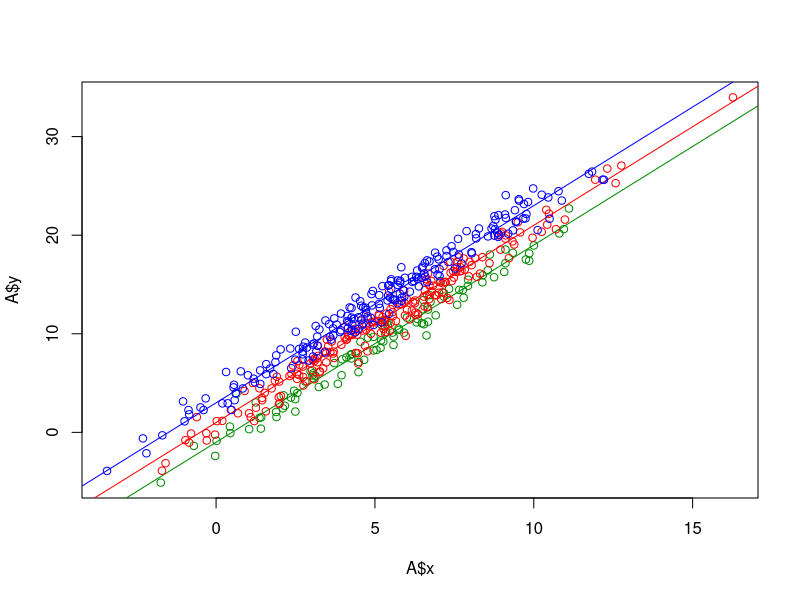
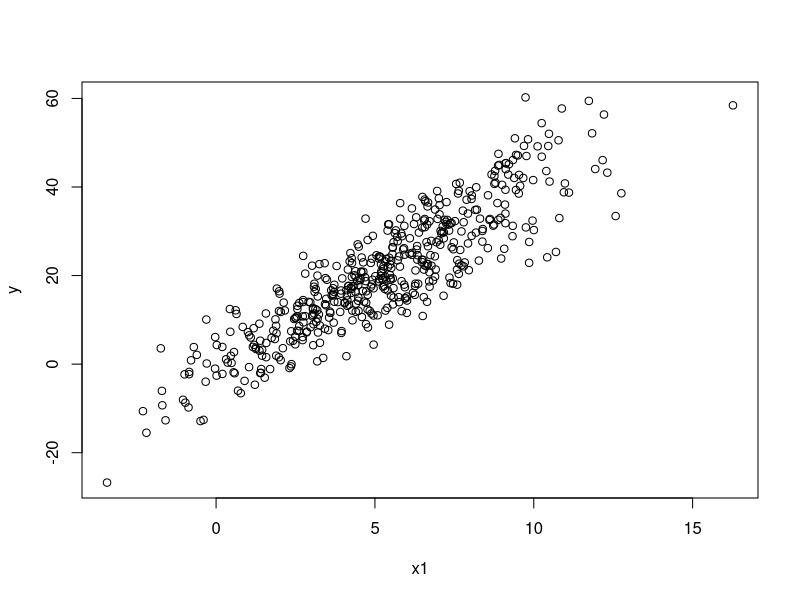
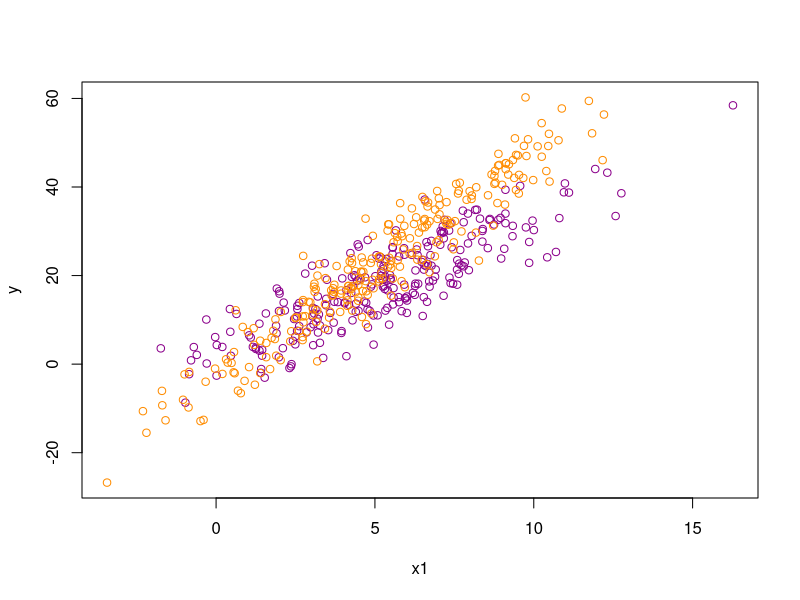
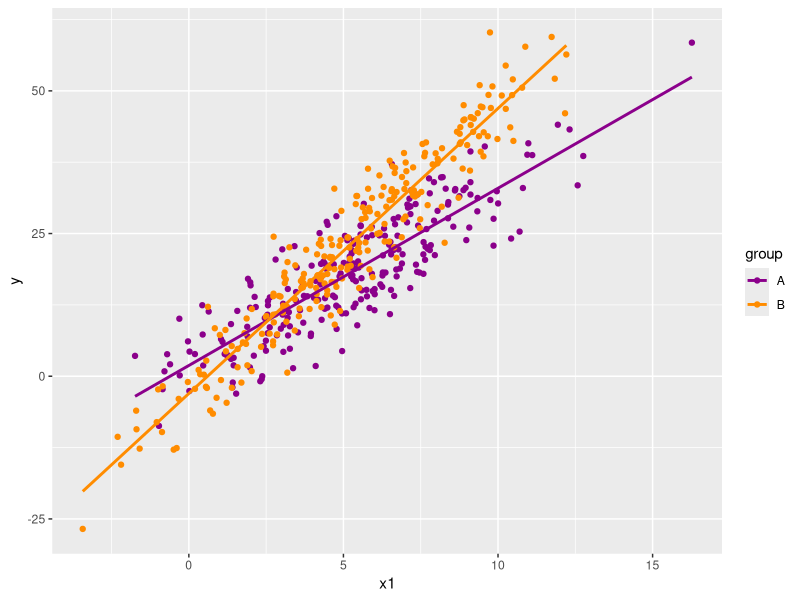
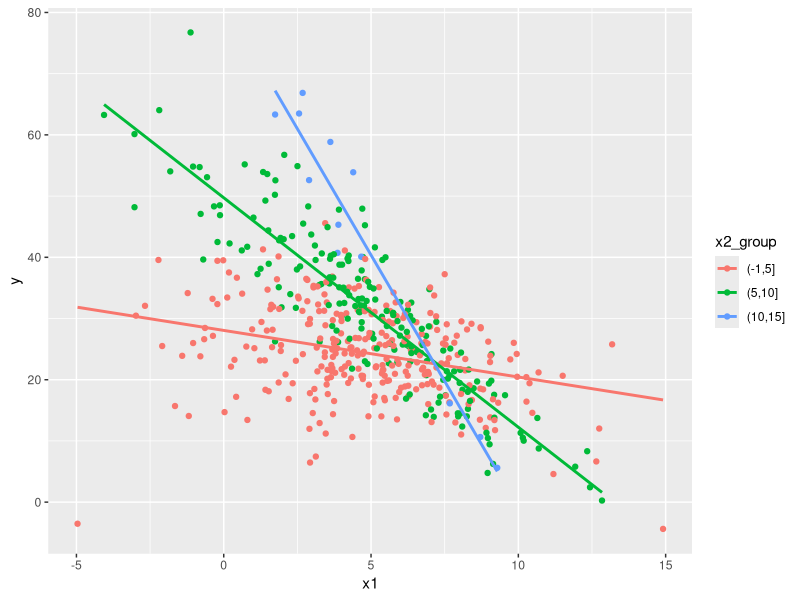

The R source for these figures, in order:
## ---- chunk 1
#| label: simulate multiple linear regression

set.seed(141)
x<- rnorm(500, mean = 5, sd = 3)
group <- c(
  rep("A", 100),
  rep("B", 200),
  rep("C", 200)
)

## Consistent slope in all 3 groups
beta1 <- 2
## Different intercepts in all 3 groups
betaA <- -1
betaB <- 1
betaC <- 3

# Build the true model (group == "?") = 1 or 0
y <- betaA * (group == "A") + # intercept if group is A
     betaB * (group == "B") + # intercept if group is B
     betaC * (group == "C") + # intercept if group is C
     beta1 * x +              # incorporate effect of x in the model
     rnorm(500)               # random epsilon ~ N(0, 1)

simdata_indicators <- data.frame(
  y = y,
  x = x,
  group = group
)

## ---- chunk 2
#| label: visualize simulation

# subset our data to each group
A <- simdata_indicators[which(simdata_indicators$group == "A"), ]
B <- simdata_indicators[which(simdata_indicators$group == "B"), ]
C <- simdata_indicators[which(simdata_indicators$group == "C"), ]

# get range of x & y
xrange <- range(simdata_indicators$x) # min & max
yrange <- range(simdata_indicators$y)

plot(A$x, A$y, xlim = xrange, ylim = yrange, col = "green4")
# group A in blue
abline(a = betaA, b = beta1, col ="green4")
points(B$x, B$y, col = "red")
abline(a = betaB, b = beta1, col = "red")
points(C$x, C$y, col = "blue")
abline(a = betaC, b = beta1, col = "blue")


## ---- chunk 3
#| label: indicator variable in model

lm_indicators <- lm(
  y ~ x + group,
  data = simdata_indicators
)

summary(lm_indicators)

## ---- chunk 4
#| label: use relevel

simdata_indicators$group <- simdata_indicators$group |>
  as.factor() |> # convert to a factor variable
  relevel(ref = "B")

## ---- chunk 5
#| label: compare coefficients

lm_refB <- lm(
  y ~ x + group,
  data = simdata_indicators
)

summary(lm_refB)

## ---- chunk 6
#| label: simulate multiple linear regression with interaction

set.seed(100)
x1 <- rnorm(500, mean = 5, sd = 3)   # simulate from Normal
x2 <- rpois(500, lambda = 5)   # simulate from Poison
epsilon <- rnorm(500, mean = 0, sd = 5)

beta0 <- 2 # intercept
beta1 <- 3 # slope for x1
beta2 <- 7 # slope for x2
# at this point, mu_Y = 2 +3(X1) + 7(x2)
beta3 <- -1

y <- beta0 + beta1 * x1 + beta2 * x2 + beta3 * x1 * x2 + epsilon


## ---- chunk 7
#| label: interaction effect model 1

simdata_interaction <- data.frame(
  x1 = x1,
  x2 = x2,
  y = y
)

#this is the actual analysis done in lab
lm_no_interaction <- lm(y ~ x1 + x2,                # no interaction effect
                        data = simdata_interaction)
summary(lm_no_interaction)

lm_interaction <- lm(y ~ x1 + x2 + x1:x2,           # includes interaction effect between x1 and x2
                        data = simdata_interaction)
summary(lm_interaction)

## ---- chunk 8
#| label: main and interaction effects

lm_interaction2 <- lm(
  y ~ x1 * x2, # include x1, x2, and their interaction
  data = simdata_interaction
)

summary(lm_interaction2)

## ---- chunk 9
#| label: simulated group interaction model

set.seed(141)

x1 <- rnorm(500, mean = 5, sd = 3)   # simulate from Normal
group <- c(rep("A", 250), rep("B", 250))

# true slope and intercept in group A
beta0A <- 2
beta1A <- 3

# true slope and intercept in group B
beta0B <- -3
beta1B <- 5

y <- numeric(500)    # empty vector of zeros

# Group A
y[1:250] <- beta0A + beta1A * x1[1:250] + epsilon[1:250]

# Group b
y[251:500] <- beta0B + beta1B * x1[251:500] + epsilon[251:500]

simdata_group_interaction <- data.frame(
  x1 = x1,
  group = group,
  y = y
)

## ---- chunk 10
#| label: plot without color

plot(y ~ x1, data = simdata_group_interaction)

## ---- chunk 11
#| label: plot with color

colors <- c(
  rep("magenta4", 250), # group A
  rep("darkorange", 250)   # group B
)

plot(y ~ x1, data = simdata_group_interaction, col = colors)

## ---- chunk 12
#| label: interaction plot with ggplot2
#| warning: false
#| message: false

library(ggplot2)
ggplot( # set up the axes
  data = simdata_group_interaction,
  mapping = aes( # which variables map to which features of the plot
    x = x1,            # means put x1 on y-axis
    y = y,             # means put y on y-axis
    color = group      # means put different groups in different colors
    )
) +                    # add to this plot
  geom_point() +       # add points
  scale_color_manual(  # change the colors
    values = c(A = "magenta4", B = "darkorange")
  ) +
  geom_smooth(method = "lm", se = FALSE)

## ---- chunk 13
#| label: group interaction model

lm_group_interaction <- lm(
  y ~ x1 * group, # main effects of x1 and group and their interactions
  data = simdata_group_interaction
)

summary(lm_group_interaction)

## ---- chunk 14
#| label: new reference level group interaction

simdata_group_interaction$group <- 
  as.factor(simdata_group_interaction$group) |>
  relevel(ref = "B")   # main effects of x1 and group and their interaction

lm_group_interaction2 <- lm(
  y ~ x1 * group, # main effects of x1 and group and their interactions
  data = simdata_group_interaction
)

summary(lm_group_interaction2)

## ---- chunk 15
#| label: bin x2

simdata_interaction$x2_group <- cut(
  x2,
  breaks = c(-1, 5, 10, 15)
)

table(simdata_interaction$x2_group)

## ---- chunk 16
#| label: interaction plot with ggplot2 - 2

ggplot(
  data = simdata_interaction,
  mapping = aes(
    x = x1,
    y = y,
    color = x2_group
  )
) +
  geom_point() +
  geom_smooth(method = "lm", se = FALSE)
